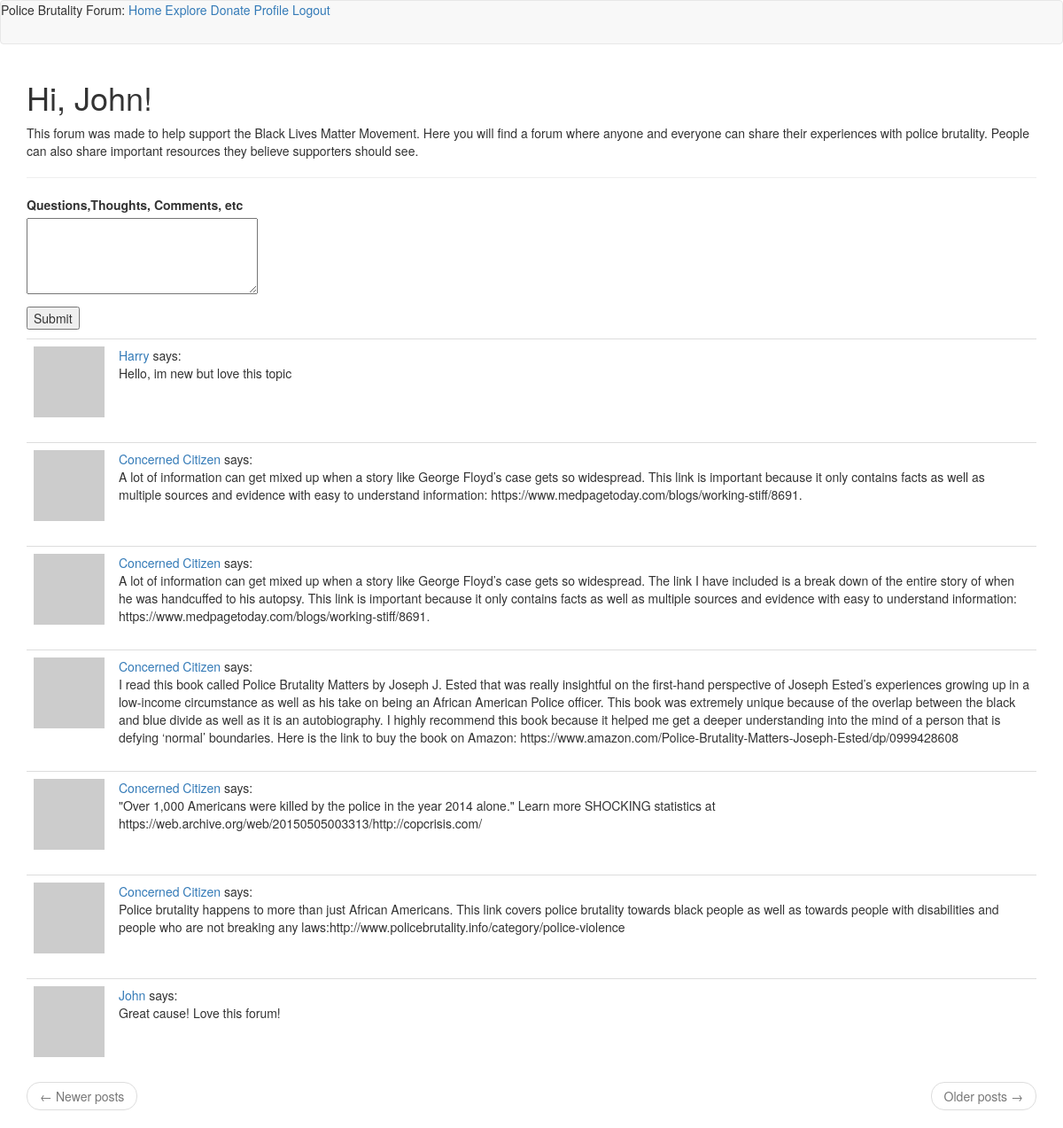
The page /forum (signed in) on the database its author committed.
### app/models.py (models this page shows, shortened)
class User(UserMixin, db.Model):
    id = db.Column(db.Integer, primary_key=True)
    username = db.Column(db.String(64), index=True, unique=True)
    email = db.Column(db.String(120), index=True, unique=True)
    password_hash = db.Column(db.String(128))
    posts = db.relationship('Post', backref='author', lazy='dynamic')
    about_me = db.Column(db.String(140))
    last_seen = db.Column(db.DateTime, default=datetime.utcnow)
    def avatar(self, size):
        digest = md5(self.email.lower().encode('utf-8')).hexdigest()
        return 'https://www.gravatar.com/avatar/{}?d=identicon&s={}'.format(digest, size)
    followed = db.relationship(
        'User', secondary=followers,
        primaryjoin=(followers.c.follower_id == id),
        secondaryjoin=(followers.c.followed_id == id),
        backref=db.backref('followers', lazy='dynamic'), lazy='dynamic')

class Post(db.Model):
    id = db.Column(db.Integer, primary_key=True)
    body = db.Column(db.String(5000))
    timestamp = db.Column(db.DateTime, index=True, default=datetime.utcnow)
    user_id = db.Column(db.Integer, db.ForeignKey('user.id'))

### app/routes.py (the view)
@app.route('/forum',methods=['GET','POST'])
@login_required
def forum():
    form=PostForm()
    if form.validate_on_submit():
        post=Post(body=form.post.data,author=current_user)
        db.session.add(post)
        db.session.commit()
        flash('Your post is now live!')
        return redirect(url_for('forum'))
    page = request.args.get('page',1,type=int)
    posts = Post.query.order_by(Post.timestamp.desc()).paginate(page,app.config['POSTS_PER_PAGE'],False)
    next_url = url_for('forum', page=posts.next_num) \
        if posts.has_next else None
    prev_url = url_for('forum', page=posts.prev_num) \
        if posts.has_prev else None
    return render_template('forum.html', title='Explore',form=form,posts=posts.items,next_url=next_url,prev_url=prev_url,numb=0)

### app/forms.py
class PostForm(FlaskForm):
    post = TextAreaField('Questions,Thoughts, Comments, etc',validators=[DataRequired(),Length(min=1,max=140)])
    submit=SubmitField('Submit')

### app/models.py (called while the page is built)
@login.user_loader
def load_user(id):
    return User.query.get(int(id))

### app/routes.py (called while the page is built)
@app.before_request
def before_request():
    if current_user.is_authenticated:
        current_user.last_seen = datetime.utcnow()
        db.session.commit()

### app/templates/forum.html (shortened to what this page needs)
{% extends "base.html" %}
{% import 'bootstrap/wtf.html' as wtf %}
{% block app_content %}
    {%if current_user.is_anonymous%}
    <h1>Welcome to the Police Brutality Forum!</h1>
    {%else%}
    <h1>Hi, {{ current_user.username }}!</h1>
    {%endif%}
    <p>This forum was made to help support the Black Lives Matter Movement. Here you will find a forum where anyone and everyone can share their experiences with police brutality. People can also share important resources they believe supporters should see.</p>
    <hr>
    <form action = "" method="post">
        <p>
            {{form.post.label}}<br>
            {{form.post(cols=32,rows=4)}}<br>
        </p>
        <p>{{form.submit()}}</p>
    </form>
    {% for post in posts %}
        {%include '_post.html'%}
    {% endfor %}
    <nav aria-label="...">
        <ul class="pager">
            <li class="previous{% if not prev_url %} disabled{% endif %}">
                <a href="{{ prev_url or '#' }}">
                    <span aria-hidden="true">&larr;</span> Newer posts
                </a>
            </li>
            <li class="next{% if not next_url %} disabled{% endif %}">
                <a href="{{ next_url or '#' }}">
                    Older posts <span aria-hidden="true">&rarr;</span>
                </a>
            </li>
        </ul>
    </nav>
{% endblock %}

### app/templates/_post.html
<table class="table table-hover">
    <tr>
        <td width="70px">
            <a href="{{ url_for('user', username=post.author.username) }}"><img src="{{ post.author.avatar(70) }}" /></a>
        </td>
        <td>
            <a href="{{ url_for('user', username=post.author.username) }}">{{ post.author.username }}</a>
            says:<br>
            {{ post.body }}
        </td>
    </tr>
</table>

### rows shown on the page
User: username "John"
Post: author.username "Harry", body "Hello, im new but love this topic"
Post: author.username "Concerned Citizen", body "A lot of information can get mixed up when a story like George Floyd’s case gets so widespread. This link is important because it only contains facts as well as multiple sources and evidence with easy to understand information: https://www.medpagetoday.com/blogs/working-stiff/8691."
Post: author.username "Concerned Citizen", body "A lot of information can get mixed up when a story like George Floyd’s case gets so widespread. The link I have included is a break down of the entire story of when he was handcuffed to his autopsy. This link is important because it only contains facts as well as multiple sources and evidence with easy to understand information: https://www.medpagetoday.com/blogs/working-stiff/8691."
Post: author.username "Concerned Citizen", body "I read this book called Police Brutality Matters by Joseph J. Ested that was really insightful on the first-hand perspective of Joseph Ested’s experiences growing up in a low-income circumstance as well as his take on being an African American Police officer. This book was extremely unique because of the overlap between the black and blue divide as well as it is an autobiography. I highly recommend this book because it helped me get a deeper understanding into the mind of a person that is defying ‘normal’ boundaries. Here is the link to buy the book on Amazon: https://www.amazon.com/Police-Brutality-Matters-Joseph-Ested/dp/0999428608"
Post: author.username "Concerned Citizen", body "\"Over 1,000 Americans were killed by the police in the year 2014 alone.\" Learn more SHOCKING statistics at https://web.archive.org/web/20150505003313/http://copcrisis.com/"
Post: author.username "Concerned Citizen", body "Police brutality happens to more than just African Americans. This link covers police brutality towards black people as well as towards people with disabilities and people who are not breaking any laws:http://www.policebrutality.info/category/police-violence"
Post: author.username "John", body "Great cause! Love this forum!"
